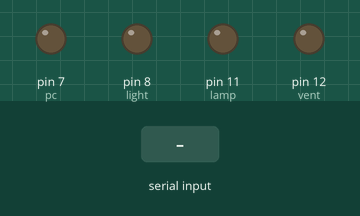
This sketch was run on a simulated Arduino Uno, built with avr-gcc and run on an emulated ATmega328P. Parts: output pins drawn as LEDs (lit = HIGH). The test bench sets the inputs (shaded band).

Above: at 1.2 s.
1.3 s: "1" received over Serial
At 1.9 s:
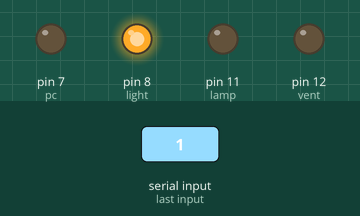
2.8 s: "a" received over Serial
At 3.1 s:
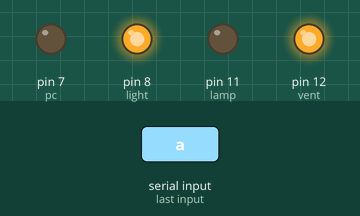
4.3 s: "2" received over Serial
At 5.4 s:
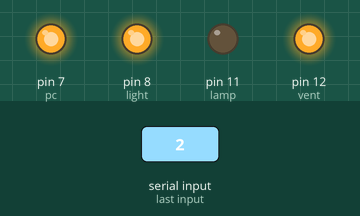
5.8 s: "8" received over Serial
At 6.5 s:
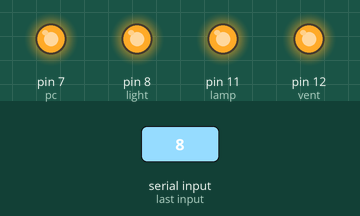
7.3 s: "1" received over Serial
At 7.7 s:
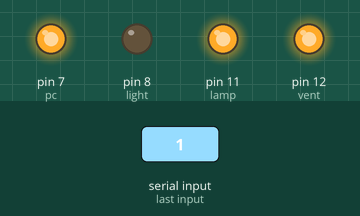
8.8 s: "9" received over Serial
At 10.0 s:
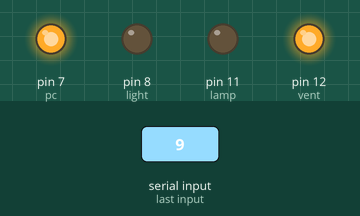
Timing chart, 0 to 11.3 s (numbered marks = the images above; inputs shaded):
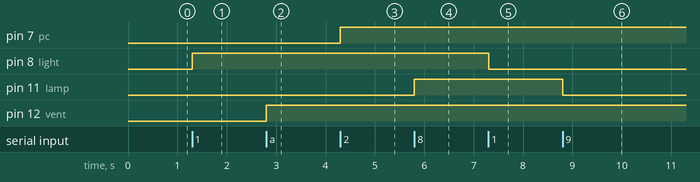

Measured:
- after the input at 1.3 s, pin 8 (light): LOW → HIGH at once
- after the input at 2.8 s, pin 12 (vent): LOW → HIGH at once
- after the input at 4.3 s, pin 7 (pc): LOW → HIGH at once
- after the input at 5.8 s, pin 11 (lamp): LOW → HIGH at once
- after the input at 7.3 s, pin 8 (light): HIGH → LOW at once
- after the input at 8.8 s, pin 11 (lamp): HIGH → LOW at once

The sketch:

bluetooth.ino
```cpp
  //---------ELECTRONOOBS----------//
//--------BT app control---------//


int lamp=11;
int vent=12;
int light=8;
int pc=7;

int Received=0;
int light_state =0;
int vent_state = 0;
int pc_state = 0;


void setup(){

  Serial.begin(9600);
  pinMode(lamp,OUTPUT);
  pinMode(vent,OUTPUT);
  pinMode(light,OUTPUT);
  pinMode(pc,OUTPUT);

}

void loop(){

 if(Serial.available()>0)
 {
    Received = Serial.read();

 }
////////////////LIGHT/////////////////////
if (light_state == 0 && Received == '1')
  {
    digitalWrite(light,HIGH);
    light_state=1;
    Received=0;
  }
if (light_state ==1 && Received == '1')
  {
    digitalWrite(light,LOW);
    light_state=0;
    Received=0;
  }
///////////////////////////////////////////


////////////////VENT/////////////////////
if (vent_state == 0 && Received == 'a')
  {
    digitalWrite(vent,HIGH);
    vent_state=1;
    Received=0;
  }
if (vent_state ==1 && Received == 'a')
  {
    digitalWrite(vent,LOW);
    vent_state=0;
    Received=0;
  }
///////////////////////////////////////////


////////////////PC/////////////////////
if (pc_state == 0 && Received == '2')
  {
    digitalWrite(pc,HIGH);
    pc_state=1;
    Received=0;
  }
if (pc_state ==1 && Received == '2')
  {
    digitalWrite(pc,LOW);
    pc_state=0;
    Received=0;
  }
///////////////////////////////////////////


////////////////LAMP/////////////////////
 if (Received =='8'){
   digitalWrite(lamp,HIGH);
  }
 if (Received == '9'){
 digitalWrite(lamp,LOW);
 }
 ///////////////////////////////////////////


}
```
